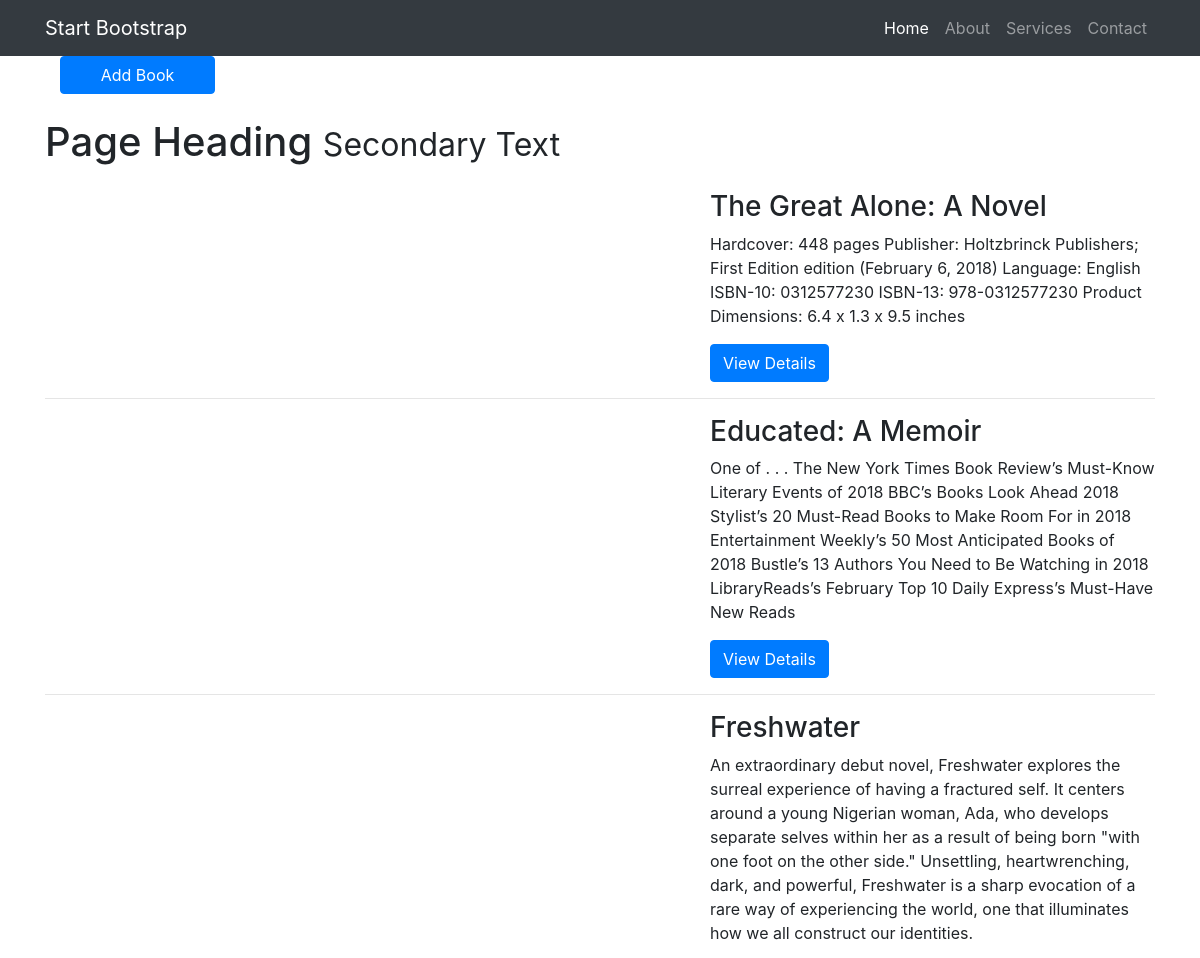
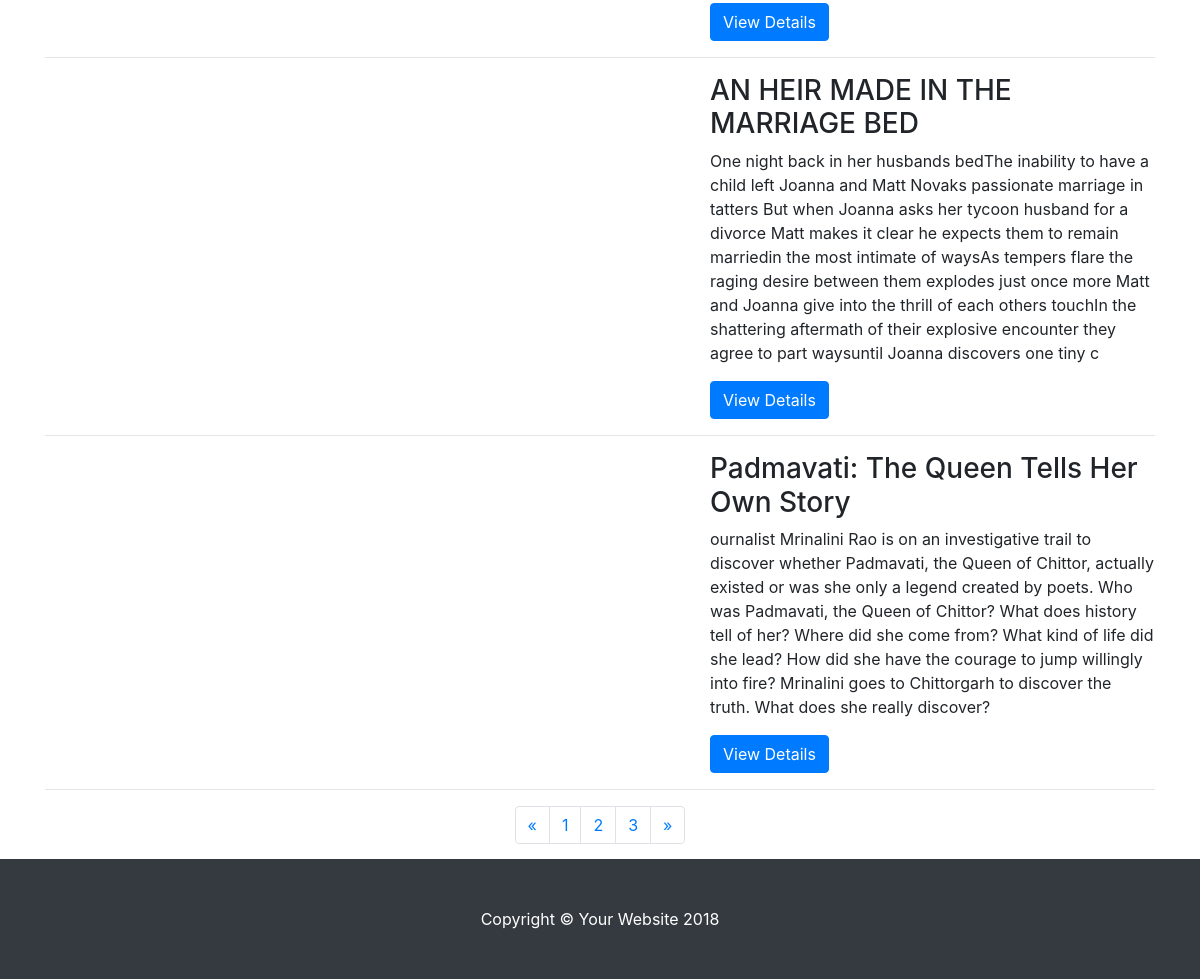
The page / on the database its author committed (2 pictures, top to bottom).
### tables this page shows
CREATE TABLE `books` (
  `id` int(11) NOT NULL,
  `title` varchar(500) NOT NULL,
  `description` varchar(500) NOT NULL,
  `image` varchar(10000) NOT NULL
);

### index.php (the view, shortened to what this page needs)
<?php
  $servername = "localhost";
  $username = "root";
  $password = "";
  $dbname = "bookstore";
  try {
      $conn = new PDO("mysql:host=$servername;dbname=$dbname", $username, $password);
      $conn->setAttribute(PDO::ATTR_ERRMODE, PDO::ERRMODE_EXCEPTION);
      $stmt = $conn->prepare("SELECT id, title, description, image FROM books");
      $stmt->execute();
  ?>
<!DOCTYPE html>
<html lang="en">
  <head>
    <link href="vendor/bootstrap/css/bootstrap.min.css" rel="stylesheet">
    <link href="css/1-col-portfolio.css" rel="stylesheet">
  </head>
  <body>
    <nav class="navbar navbar-expand-lg navbar-dark bg-dark fixed-top">
      <div class="container">
        <a class="navbar-brand" href="#">Start Bootstrap</a>
        <div class="collapse navbar-collapse" id="navbarResponsive">
          <ul class="navbar-nav ml-auto">
            <li class="nav-item active">
              <a class="nav-link" href="#">Home
              </a>
            </li>
            <li class="nav-item">
              <a class="nav-link" href="#">About</a>
            </li>
            <li class="nav-item">
              <a class="nav-link" href="#">Services</a>
            </li>
            <li class="nav-item">
              <a class="nav-link" href="#">Contact</a>
            </li>
          </ul>
        </div>
      </div>
    </nav>
    <div class="container">
      <div class="col-lg-2">
      <a href="input.php" class="btn btn-primary btn-block">Add Book</a>
      </div>
      <h1 class="my-4">Page Heading
        <small>Secondary Text</small>
      </h1>
  <?php
  foreach(new RecursiveArrayIterator($stmt->fetchAll()) as $k=>$v) {
  $data = $v;
  ?>
      <div class="row">
        <div class="col-md-7">
        </div>
        <div class="col-md-5">
          <h3><?php echo $data["title"]; ?></h3>
          <p><?php echo $data["description"]; ?></p>
          <a class="btn btn-primary" href="detail.php">View Details</a>
        </div>
      </div>
      <hr>
  <?php
        }
      }
      catch(PDOException $e) {
      echo "Error: " . $e->getMessage();
      }
  ?>
      <ul class="pagination justify-content-center">
        <li class="page-item">
          <a class="page-link" href="#" aria-label="Previous">
            <span aria-hidden="true">&laquo;</span>
          </a>
        </li>
        <li class="page-item">
          <a class="page-link" href="#">1</a>
        </li>
        <li class="page-item">
          <a class="page-link" href="#">2</a>
        </li>
        <li class="page-item">
          <a class="page-link" href="#">3</a>
        </li>
        <li class="page-item">
          <a class="page-link" href="#" aria-label="Next">
            <span aria-hidden="true">&raquo;</span>
          </a>
        </li>
      </ul>
    </div>
    <footer class="py-5 bg-dark">
      <div class="container">
        <p class="m-0 text-center text-white">Copyright &copy; Your Website 2018</p>
      </div>
    </footer>
  </body>
</html>

### css/1-col-portfolio.css (style rules this page uses)
body { padding-top: 54px; }
@media (min-width: 992px) { body { padding-top: 56px; } }
.pagination { margin-bottom: 15px; }

### rows shown on the page
books: title "The Great Alone: A Novel", description "Hardcover: 448 pages Publisher: Holtzbrinck Publishers; First Edition edition (February 6, 2018) Language: English ISBN-10: 0312577230 ISBN-13: 978-0312577230 Product Dimensions: 6.4 x 1.3 x 9.5 inches"
books: title "Educated: A Memoir", description "One of . . . The New York Times Book Review’s Must-Know Literary Events of 2018 BBC’s Books Look Ahead 2018 Stylist’s 20 Must-Read Books to Make Room For in 2018 Entertainment Weekly’s 50 Most Anticipated Books of 2018 Bustle’s 13 Authors You Need to Be Watching in 2018 LibraryReads’s February Top 10 Daily Express’s Must-Have New Reads"
books: title "Freshwater", description "An extraordinary debut novel, Freshwater explores the surreal experience of having a fractured self. It centers around a young Nigerian woman, Ada, who develops separate selves within her as a result of being born \"with one foot on the other side.\" Unsettling, heartwrenching, dark, and powerful, Freshwater is a sharp evocation of a rare way of experiencing the world, one that illuminates how we all construct our identities."
books: title "AN HEIR MADE IN THE MARRIAGE BED", description "One night back in her husbands bedThe inability to have a child left Joanna and Matt Novaks passionate marriage in tatters But when Joanna asks her tycoon husband for a divorce Matt makes it clear he expects them to remain marriedin the most intimate of waysAs tempers flare the raging desire between them explodes just once more Matt and Joanna give into the thrill of each others touchIn the shattering aftermath of their explosive encounter they agree to part waysuntil Joanna discovers one tiny c"
books: title "Padmavati: The Queen Tells Her Own Story", description "ournalist Mrinalini Rao is on an investigative trail to discover whether Padmavati, the Queen of Chittor, actually existed or was she only a legend created by poets. Who was Padmavati, the Queen of Chittor? What does history tell of her? Where did she come from? What kind of life did she lead? How did she have the courage to jump willingly into fire? Mrinalini goes to Chittorgarh to discover the truth. What does she really discover?"
